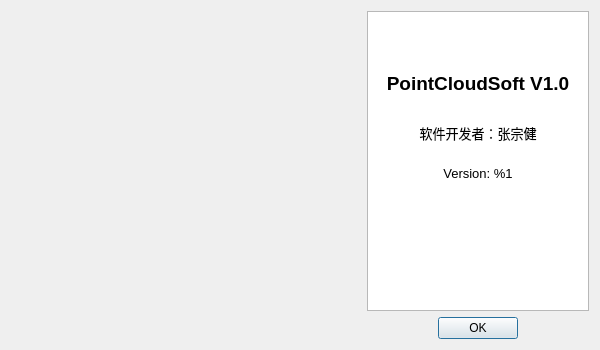
<?xml version="1.0" encoding="UTF-8"?>
<ui version="4.0">
 <class>aboutDlg</class>
 <widget class="QDialog" name="aboutDlg">
  <property name="geometry">
   <rect>
    <x>0</x>
    <y>0</y>
    <width>600</width>
    <height>350</height>
   </rect>
  </property>
  <property name="windowTitle">
   <string>关于</string>
  </property>
  <layout class="QGridLayout" name="gridLayout">
   <item row="0" column="0">
    <layout class="QHBoxLayout">
     <item>
      <widget class="QLabel" name="label">
       <property name="minimumSize">
        <size>
         <width>350</width>
         <height>0</height>
        </size>
       </property>
       <property name="styleSheet">
        <string notr="true">border-image: url(:/PCS/Resources/png/soft .png);</string>
       </property>
       <property name="text">
        <string/>
       </property>
       <property name="pixmap">
        <pixmap>:/CC/images/imLogoV2Qt.png</pixmap>
       </property>
      </widget>
     </item>
     <item>
      <layout class="QVBoxLayout" name="_2">
       <item>
        <widget class="QTextEdit" name="textEdit">
         <property name="readOnly">
          <bool>true</bool>
         </property>
         <property name="html">
          <string>&lt;!DOCTYPE HTML PUBLIC &quot;-//W3C//DTD HTML 4.0//EN&quot; &quot;http://www.w3.org/TR/REC-html40/strict.dtd&quot;&gt;
&lt;html&gt;&lt;head&gt;&lt;meta name=&quot;qrichtext&quot; content=&quot;1&quot; /&gt;&lt;style type=&quot;text/css&quot;&gt;
p, li { white-space: pre-wrap; }
&lt;/style&gt;&lt;/head&gt;&lt;body style=&quot; font-family:'SimSun'; font-size:9pt; font-weight:400; font-style:normal;&quot;&gt;
&lt;p align=&quot;center&quot; style=&quot;-qt-paragraph-type:empty; margin-top:0px; margin-bottom:0px; margin-left:0px; margin-right:0px; -qt-block-indent:0; text-indent:0px;&quot;&gt;&lt;br /&gt;&lt;/p&gt;
&lt;p align=&quot;center&quot; style=&quot;-qt-paragraph-type:empty; margin-top:0px; margin-bottom:0px; margin-left:0px; margin-right:0px; -qt-block-indent:0; text-indent:0px;&quot;&gt;&lt;br /&gt;&lt;/p&gt;
&lt;p align=&quot;center&quot; style=&quot; margin-top:0px; margin-bottom:0px; margin-left:0px; margin-right:0px; -qt-block-indent:0; text-indent:0px;&quot;&gt;&lt;img src=&quot;:/PCS/Resources/PCS/b.png&quot; /&gt;&lt;/p&gt;
&lt;p align=&quot;center&quot; style=&quot;-qt-paragraph-type:empty; margin-top:0px; margin-bottom:0px; margin-left:0px; margin-right:0px; -qt-block-indent:0; text-indent:0px;&quot;&gt;&lt;br /&gt;&lt;/p&gt;
&lt;p align=&quot;center&quot; style=&quot; margin-top:0px; margin-bottom:0px; margin-left:0px; margin-right:0px; -qt-block-indent:0; text-indent:0px;&quot;&gt;&lt;span style=&quot; font-family:'MS Shell Dlg 2'; font-size:14pt; font-weight:600;&quot;&gt;PointCloudSoft V1.0&lt;/span&gt;&lt;/p&gt;
&lt;p align=&quot;center&quot; style=&quot;-qt-paragraph-type:empty; margin-top:0px; margin-bottom:0px; margin-left:0px; margin-right:0px; -qt-block-indent:0; text-indent:0px; font-family:'MS Shell Dlg 2'; font-size:18pt; font-weight:600;&quot;&gt;&lt;br /&gt;&lt;/p&gt;
&lt;p align=&quot;center&quot; style=&quot; margin-top:0px; margin-bottom:0px; margin-left:0px; margin-right:0px; -qt-block-indent:0; text-indent:0px;&quot;&gt;&lt;span style=&quot; font-family:'MS Shell Dlg 2'; font-size:10pt;&quot;&gt;软件开发者：张宗健&lt;/span&gt;&lt;/p&gt;
&lt;p align=&quot;center&quot; style=&quot;-qt-paragraph-type:empty; margin-top:0px; margin-bottom:0px; margin-left:0px; margin-right:0px; -qt-block-indent:0; text-indent:0px; font-family:'MS Shell Dlg 2'; font-size:14pt; font-weight:600;&quot;&gt;&lt;br /&gt;&lt;/p&gt;
&lt;p align=&quot;center&quot; style=&quot; margin-top:0px; margin-bottom:0px; margin-left:0px; margin-right:0px; -qt-block-indent:0; text-indent:0px;&quot;&gt;&lt;span style=&quot; font-family:'MS Shell Dlg 2'; font-size:10pt;&quot;&gt;Version: %1&lt;/span&gt;&lt;/p&gt;&lt;/body&gt;&lt;/html&gt;</string>
         </property>
        </widget>
       </item>
       <item>
        <layout class="QHBoxLayout" name="_3">
         <item>
          <spacer>
           <property name="orientation">
            <enum>Qt::Horizontal</enum>
           </property>
           <property name="sizeHint" stdset="0">
            <size>
             <width>40</width>
             <height>20</height>
            </size>
           </property>
          </spacer>
         </item>
         <item>
          <widget class="QPushButton" name="pushButton">
           <property name="text">
            <string>OK</string>
           </property>
          </widget>
         </item>
         <item>
          <spacer>
           <property name="orientation">
            <enum>Qt::Horizontal</enum>
           </property>
           <property name="sizeHint" stdset="0">
            <size>
             <width>40</width>
             <height>20</height>
            </size>
           </property>
          </spacer>
         </item>
        </layout>
       </item>
      </layout>
     </item>
    </layout>
   </item>
  </layout>
 </widget>
 <layoutdefault spacing="6" margin="11"/>
 <resources>
  <include location="pcs.qrc"/>
 </resources>
 <connections/>
</ui>
